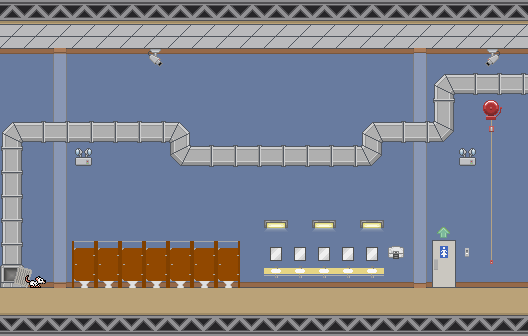

Below is a game level as drawn by its tile map, then a one-line description and the .tmx that defines it (tile-layer data replaced by summaries):
An orthogonal 22x14 tile map with 24x24 px tiles, 5 tile layers (Background, Wall Features 1, Wall Features 2, Wall Features 3, ...) and 10 objects (2x door, 2x info, firealarm, spawn).

<map version="1.0" orientation="orthogonal" width="22" height="14" tilewidth="24" tileheight="24">
 <properties>
  <property name="soundtrack" value="greendale-alt" />
 </properties>
 <tileset firstgid="1" name="bathroom" tilewidth="24" tileheight="24">
  <image source="../images/tilesets/bathroom.png" width="240" height="96" />
 </tileset>
 <layer name="Background" width="22" height="14">
  <data>[308 cells, 308 non-empty, 4 distinct tile ids]</data>
 </layer>
 <layer name="Wall Features 1" width="22" height="14">
  <data>[308 cells, 60 non-empty, 3 distinct tile ids]</data>
 </layer>
 <layer name="Wall Features 2" width="22" height="14">
  <data>[308 cells, 77 non-empty, 21 distinct tile ids]</data>
 </layer>
 <layer name="Wall Features 3" width="22" height="14">
  <data>[308 cells, 2 non-empty, 2 distinct tile ids]</data>
 </layer>
 <layer name="fievel" width="22" height="14">
  <data>[308 cells, 1 non-empty, 1 distinct tile ids]</data>
 </layer>
 <objectgroup name="nodes" width="22" height="14">
  <object name="main" type="door" x="432" y="240" width="24" height="48">
   <properties>
    <property name="level" value="borchert-hallway" />
    <property name="to" value="bathroom-womans" />
   </properties>
  </object>
  <object type="firealarm" x="480" y="216" width="24" height="72" />
  <object type="info" x="25" y="266" width="21" height="21">
   <properties>
    <property name="info" value="Fievel is here.|That vent must hold one wild adventure..." />
   </properties>
  </object>
  <object name="secret" type="door" x="1" y="239" width="24" height="48">
   <properties>
    <property name="level" value="vents" />
    <property name="sound" value="false" />
   </properties>
  </object>
  <object name="baggle" type="spawn" x="240" y="264" width="24" height="24">
   <properties>
    <property name="nodeType" value="consumable" />
    <property name="offset_y" value="-40" />
    <property name="sound" value="false" />
    <property name="spawnType" value="keypress" />
    <property name="sprite" value="wastebin" />
   </properties>
  </object>
  <object type="info" x="298" y="245" width="24" height="24">
   <properties>
    <property name="info" value="The instructions for Chimpan-Zzzs gas has been left here...|Inhaling small, single clouds will not cause harm.|However, precautions must be taken near large concentrations." />
    <property name="sprite" value="note" />
   </properties>
  </object>
 </objectgroup>
 <objectgroup name="block" width="22" height="14">
  <object x="0" y="288" width="528" height="24" />
  <object x="0" y="0" width="528" height="24" />
 </objectgroup>
 <objectgroup name="platform" width="22" height="14">
  <object x="74" y="242" width="164" height="6" />
  <object x="265" y="269" width="117" height="5" />
 </objectgroup>
</map>
